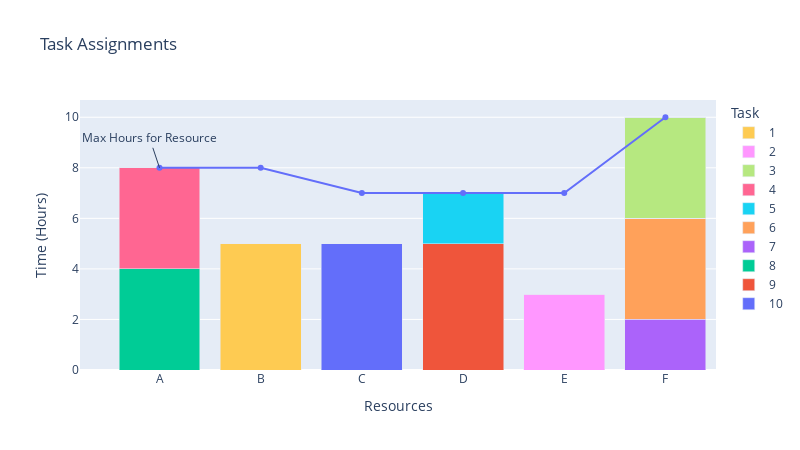

Notebook source saved alongside this figure:
### Code cell
fig = go.Figure()
res = list(assignment_data.index.get_level_values("Resource").unique())

for it in assignment_data.reset_index().sort_values('Task', ascending=False).itertuples():
    y_dict = {r:0 for r in res}
    y_dict[it.Resource] = it.Time
    fig.add_trace(go.Bar(x=res, y=list(y_dict.values()), name=it.Task))

    
fig.add_trace(go.Scatter(x=res, y=model_data.resources.AvailableTime.values, name='Max Hours', showlegend=False))
fig.update_layout(barmode='stack', title='Task Assignments', xaxis={'title':"Resources"}, legend={'title':"Task"}, yaxis={'title': "Time (Hours)"}, width=800, autosize=False)
fig.add_annotation(
            x='A',
            y=assignment_data.query('Resource=="A"').Time.sum(),
            text="Max Hours for Resource")
fig

### Figure 1 — Plotly figure (JSON) as saved in the notebook; plotly's stock layout.template omitted (floating-point values rounded to 4 significant figures)
{"data": [{"name": "10", "type": "bar", "x": ["A", "B", "C", "D", "E", "F"], "y": [0, 0, 5, 0, 0, 0]}, {"name": "9", "type": "bar", "x": ["A", "B", "C", "D", "E", "F"], "y": [0, 0, 0, 5, 0, 0]}, {"name": "8", "type": "bar", "x": ["A", "B", "C", "D", "E", "F"], "y": [4, 0, 0, 0, 0, 0]}, {"name": "7", "type": "bar", "x": ["A", "B", "C", "D", "E", "F"], "y": [0, 0, 0, 0, 0, 2]}, {"name": "6", "type": "bar", "x": ["A", "B", "C", "D", "E", "F"], "y": [0, 0, 0, 0, 0, 4]}, {"name": "5", "type": "bar", "x": ["A", "B", "C", "D", "E", "F"], "y": [0, 0, 0, 2, 0, 0]}, {"name": "4", "type": "bar", "x": ["A", "B", "C", "D", "E", "F"], "y": [4, 0, 0, 0, 0, 0]}, {"name": "3", "type": "bar", "x": ["A", "B", "C", "D", "E", "F"], "y": [0, 0, 0, 0, 0, 4]}, {"name": "2", "type": "bar", "x": ["A", "B", "C", "D", "E", "F"], "y": [0, 0, 0, 0, 3, 0]}, {"name": "1", "type": "bar", "x": ["A", "B", "C", "D", "E", "F"], "y": [0, 5, 0, 0, 0, 0]}, {"name": "Max Hours", "showlegend": false, "type": "scatter", "x": ["A", "B", "C", "D", "E", "F"], "y": [8, 8, 7, 7, 7, 10]}], "layout": {"annotations": [{"text": "Max Hours for Resource", "x": "A", "y": 8}], "autosize": false, "barmode": "stack", "height": 450, "legend": {"title": {"text": "Task"}}, "title": {"text": "Task Assignments"}, "width": 800, "xaxis": {"autorange": true, "range": [-0.84, 5.5], "title": {"text": "Resources"}, "type": "category"}, "yaxis": {"autorange": true, "range": [0, 10.68], "title": {"text": "Time (Hours)"}, "type": "linear"}}}
